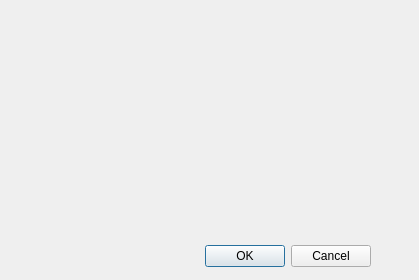
<?xml version="1.0" encoding="UTF-8"?>
<ui version="4.0">
 <class>DialogWindow</class>
 <widget class="QDialog" name="DialogWindow">
  <property name="geometry">
   <rect>
    <x>0</x>
    <y>0</y>
    <width>419</width>
    <height>280</height>
   </rect>
  </property>
  <property name="windowTitle">
   <string>Dialog</string>
  </property>
  <widget class="QDialogButtonBox" name="buttonBox">
   <property name="geometry">
    <rect>
     <x>30</x>
     <y>240</y>
     <width>341</width>
     <height>32</height>
    </rect>
   </property>
   <property name="orientation">
    <enum>Qt::Horizontal</enum>
   </property>
   <property name="standardButtons">
    <set>QDialogButtonBox::Cancel|QDialogButtonBox::Ok</set>
   </property>
  </widget>
 </widget>
 <resources/>
 <connections>
  <connection>
   <sender>buttonBox</sender>
   <signal>accepted()</signal>
   <receiver>DialogWindow</receiver>
   <slot>accept()</slot>
   <hints>
    <hint type="sourcelabel">
     <x>248</x>
     <y>254</y>
    </hint>
    <hint type="destinationlabel">
     <x>157</x>
     <y>274</y>
    </hint>
   </hints>
  </connection>
  <connection>
   <sender>buttonBox</sender>
   <signal>rejected()</signal>
   <receiver>DialogWindow</receiver>
   <slot>reject()</slot>
   <hints>
    <hint type="sourcelabel">
     <x>316</x>
     <y>260</y>
    </hint>
    <hint type="destinationlabel">
     <x>286</x>
     <y>274</y>
    </hint>
   </hints>
  </connection>
 </connections>
</ui>
